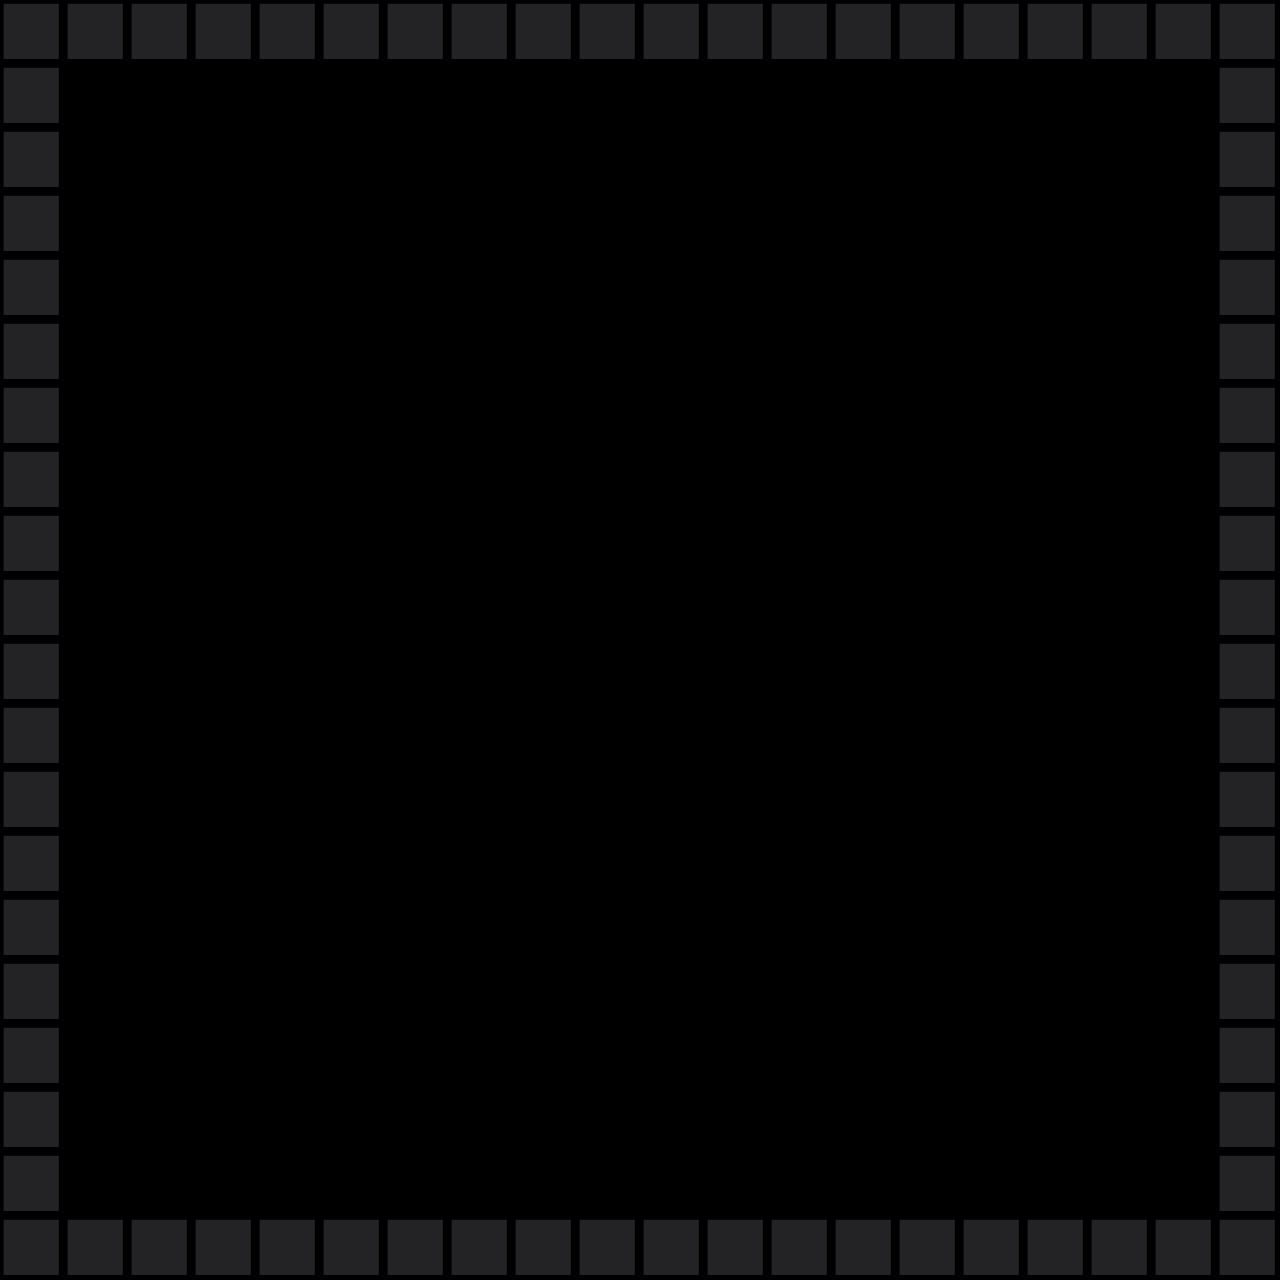

This game map was drawn from its Tiled (.tmx) file and the tilesets committed beside it. A one-line description and the trimmed map source follow:
An orthogonal 20x20 tile map with 64x64 px tiles, 1 tile layer (Tile Layer 1).

<map version="1.0" orientation="orthogonal" renderorder="right-down" width="20" height="20" tilewidth="64" tileheight="64" nextobjectid="1">
 <tileset firstgid="1" name="BlackWall" tilewidth="64" tileheight="64">
  <image source="BlackWall.png" width="64" height="64" />
 </tileset>
 <layer name="Tile Layer 1" width="20" height="20">
  <data>[400 cells, 76 non-empty, 1 distinct tile ids]</data>
 </layer>
</map>